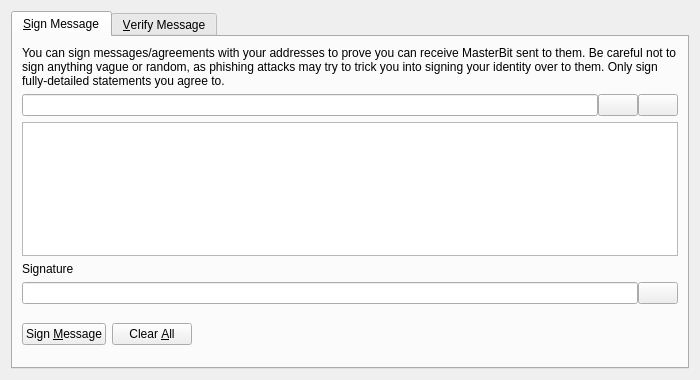
<?xml version="1.0" encoding="UTF-8"?>
<ui version="4.0">
 <class>SignVerifyMessageDialog</class>
 <widget class="QDialog" name="SignVerifyMessageDialog">
  <property name="geometry">
   <rect>
    <x>0</x>
    <y>0</y>
    <width>700</width>
    <height>380</height>
   </rect>
  </property>
  <property name="windowTitle">
   <string>Signatures - Sign / Verify a Message</string>
  </property>
  <property name="modal">
   <bool>true</bool>
  </property>
  <layout class="QVBoxLayout" name="verticalLayout">
   <item>
    <widget class="QTabWidget" name="tabWidget">
     <property name="currentIndex">
      <number>0</number>
     </property>
     <widget class="QWidget" name="tabSignMessage">
      <attribute name="title">
       <string>&amp;Sign Message</string>
      </attribute>
      <layout class="QVBoxLayout" name="verticalLayout_SM">
       <item>
        <widget class="QLabel" name="infoLabel_SM">
         <property name="text">
          <string>You can sign messages/agreements with your addresses to prove you can receive MasterBit sent to them. Be careful not to sign anything vague or random, as phishing attacks may try to trick you into signing your identity over to them. Only sign fully-detailed statements you agree to.</string>
         </property>
         <property name="textFormat">
          <enum>Qt::PlainText</enum>
         </property>
         <property name="wordWrap">
          <bool>true</bool>
         </property>
        </widget>
       </item>
       <item>
        <layout class="QHBoxLayout" name="horizontalLayout_1_SM">
         <property name="spacing">
          <number>0</number>
         </property>
         <item>
          <widget class="QValidatedLineEdit" name="addressIn_SM">
           <property name="toolTip">
            <string>The MasterBit address to sign the message with</string>
           </property>
          </widget>
         </item>
         <item>
          <widget class="QPushButton" name="addressBookButton_SM">
           <property name="toolTip">
            <string>Choose previously used address</string>
           </property>
           <property name="text">
            <string/>
           </property>
           <property name="shortcut">
            <string>Alt+A</string>
           </property>
           <property name="autoDefault">
            <bool>false</bool>
           </property>
          </widget>
         </item>
         <item>
          <widget class="QPushButton" name="pasteButton_SM">
           <property name="toolTip">
            <string>Paste address from clipboard</string>
           </property>
           <property name="text">
            <string/>
           </property>
           <property name="shortcut">
            <string>Alt+P</string>
           </property>
           <property name="autoDefault">
            <bool>false</bool>
           </property>
          </widget>
         </item>
        </layout>
       </item>
       <item>
        <widget class="QPlainTextEdit" name="messageIn_SM">
         <property name="toolTip">
          <string>Enter the message you want to sign here</string>
         </property>
        </widget>
       </item>
       <item>
        <widget class="QLabel" name="signatureLabel_SM">
         <property name="text">
          <string>Signature</string>
         </property>
         <property name="textFormat">
          <enum>Qt::PlainText</enum>
         </property>
        </widget>
       </item>
       <item>
        <layout class="QHBoxLayout" name="horizontalLayout_2_SM">
         <property name="spacing">
          <number>0</number>
         </property>
         <item>
          <widget class="QLineEdit" name="signatureOut_SM">
           <property name="font">
            <font>
             <italic>true</italic>
            </font>
           </property>
           <property name="readOnly">
            <bool>true</bool>
           </property>
          </widget>
         </item>
         <item>
          <widget class="QPushButton" name="copySignatureButton_SM">
           <property name="toolTip">
            <string>Copy the current signature to the system clipboard</string>
           </property>
           <property name="text">
            <string/>
           </property>
           <property name="autoDefault">
            <bool>false</bool>
           </property>
          </widget>
         </item>
        </layout>
       </item>
       <item>
        <layout class="QHBoxLayout" name="horizontalLayout_3_SM">
         <item>
          <widget class="QPushButton" name="signMessageButton_SM">
           <property name="toolTip">
            <string>Sign the message to prove you own this MasterBit address</string>
           </property>
           <property name="text">
            <string>Sign &amp;Message</string>
           </property>
           <property name="autoDefault">
            <bool>false</bool>
           </property>
          </widget>
         </item>
         <item>
          <widget class="QPushButton" name="clearButton_SM">
           <property name="toolTip">
            <string>Reset all sign message fields</string>
           </property>
           <property name="text">
            <string>Clear &amp;All</string>
           </property>
           <property name="autoDefault">
            <bool>false</bool>
           </property>
          </widget>
         </item>
         <item>
          <spacer name="horizontalSpacer_1_SM">
           <property name="orientation">
            <enum>Qt::Horizontal</enum>
           </property>
           <property name="sizeHint" stdset="0">
            <size>
             <width>40</width>
             <height>48</height>
            </size>
           </property>
          </spacer>
         </item>
         <item>
          <widget class="QLabel" name="statusLabel_SM">
           <property name="font">
            <font>
             <weight>75</weight>
             <bold>true</bold>
            </font>
           </property>
           <property name="text">
            <string/>
           </property>
           <property name="wordWrap">
            <bool>true</bool>
           </property>
          </widget>
         </item>
         <item>
          <spacer name="horizontalSpacer_2_SM">
           <property name="orientation">
            <enum>Qt::Horizontal</enum>
           </property>
           <property name="sizeHint" stdset="0">
            <size>
             <width>40</width>
             <height>48</height>
            </size>
           </property>
          </spacer>
         </item>
        </layout>
       </item>
      </layout>
     </widget>
     <widget class="QWidget" name="tabVerifyMessage">
      <attribute name="title">
       <string>&amp;Verify Message</string>
      </attribute>
      <layout class="QVBoxLayout" name="verticalLayout_VM">
       <item>
        <widget class="QLabel" name="infoLabel_VM">
         <property name="text">
          <string>Enter the receiver's address, message (ensure you copy line breaks, spaces, tabs, etc. exactly) and signature below to verify the message. Be careful not to read more into the signature than what is in the signed message itself, to avoid being tricked by a man-in-the-middle attack. Note that this only proves the signing party receives with the address, it cannot prove sendership of any transaction!</string>
         </property>
         <property name="textFormat">
          <enum>Qt::PlainText</enum>
         </property>
         <property name="alignment">
          <set>Qt::AlignLeading|Qt::AlignLeft|Qt::AlignTop</set>
         </property>
         <property name="wordWrap">
          <bool>true</bool>
         </property>
        </widget>
       </item>
       <item>
        <layout class="QHBoxLayout" name="horizontalLayout_1_VM">
         <property name="spacing">
          <number>0</number>
         </property>
         <item>
          <widget class="QValidatedLineEdit" name="addressIn_VM">
           <property name="toolTip">
            <string>The MasterBit address the message was signed with</string>
           </property>
          </widget>
         </item>
         <item>
          <widget class="QPushButton" name="addressBookButton_VM">
           <property name="toolTip">
            <string>Choose previously used address</string>
           </property>
           <property name="text">
            <string/>
           </property>
           <property name="shortcut">
            <string>Alt+A</string>
           </property>
           <property name="autoDefault">
            <bool>false</bool>
           </property>
          </widget>
         </item>
        </layout>
       </item>
       <item>
        <widget class="QPlainTextEdit" name="messageIn_VM"/>
       </item>
       <item>
        <widget class="QValidatedLineEdit" name="signatureIn_VM"/>
       </item>
       <item>
        <layout class="QHBoxLayout" name="horizontalLayout_2_VM">
         <item>
          <widget class="QPushButton" name="verifyMessageButton_VM">
           <property name="toolTip">
            <string>Verify the message to ensure it was signed with the specified MasterBit address</string>
           </property>
           <property name="text">
            <string>Verify &amp;Message</string>
           </property>
           <property name="autoDefault">
            <bool>false</bool>
           </property>
          </widget>
         </item>
         <item>
          <widget class="QPushButton" name="clearButton_VM">
           <property name="toolTip">
            <string>Reset all verify message fields</string>
           </property>
           <property name="text">
            <string>Clear &amp;All</string>
           </property>
           <property name="autoDefault">
            <bool>false</bool>
           </property>
          </widget>
         </item>
         <item>
          <spacer name="horizontalSpacer_1_VM">
           <property name="orientation">
            <enum>Qt::Horizontal</enum>
           </property>
           <property name="sizeHint" stdset="0">
            <size>
             <width>40</width>
             <height>48</height>
            </size>
           </property>
          </spacer>
         </item>
         <item>
          <widget class="QLabel" name="statusLabel_VM">
           <property name="font">
            <font>
             <weight>75</weight>
             <bold>true</bold>
            </font>
           </property>
           <property name="text">
            <string/>
           </property>
           <property name="wordWrap">
            <bool>true</bool>
           </property>
          </widget>
         </item>
         <item>
          <spacer name="horizontalSpacer_2_VM">
           <property name="orientation">
            <enum>Qt::Horizontal</enum>
           </property>
           <property name="sizeHint" stdset="0">
            <size>
             <width>40</width>
             <height>48</height>
            </size>
           </property>
          </spacer>
         </item>
        </layout>
       </item>
      </layout>
     </widget>
    </widget>
   </item>
  </layout>
 </widget>
 <customwidgets>
  <customwidget>
   <class>QValidatedLineEdit</class>
   <extends>QLineEdit</extends>
   <header>qvalidatedlineedit.h</header>
  </customwidget>
 </customwidgets>
 <resources>
  <include location="../masterbit.qrc"/>
 </resources>
 <connections/>
</ui>
